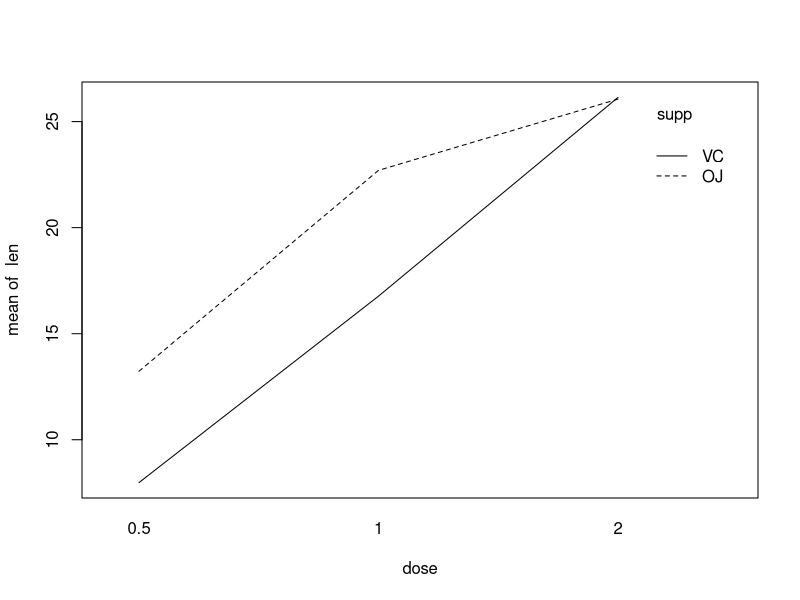
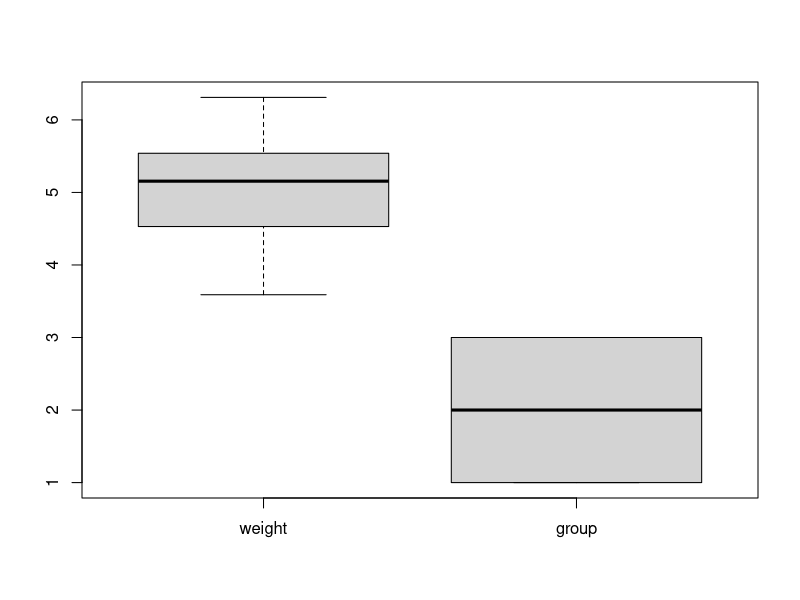

Source code (R) for these figures, in order:

data("ToothGrowth")
t<-ToothGrowth
summary(t)
# variable 1 et 3 quantitative
# variable 2 = qualitative


attach(ToothGrowth)
supp<-as.factor(supp)
dose<-as.factor(dose)

interaction.plot(dose,supp,len)

# reg mixte

L_2<-lm(len~supp+dose-1, contrasts=list(supp='contr.sum',dose='contr.sum'))
summary(L_2)

L<-lm(len~supp*dose-1, contrasts=list(supp='contr.sum',dose='contr.sum'))
summary(L)



anova(L)

#----------------------




data("PlantGrowth")
p<-PlantGrowth
summary(p) # var 1 = quanti, var 2 = quali

#Y= weight = quanti
#X=group =quali

boxplot(p)

rlm<-glm(p$weight~p$group)
summary(rlm)

lm(p$weight~p$group-1)
# -1 enleve intercept, coef = esti mean
